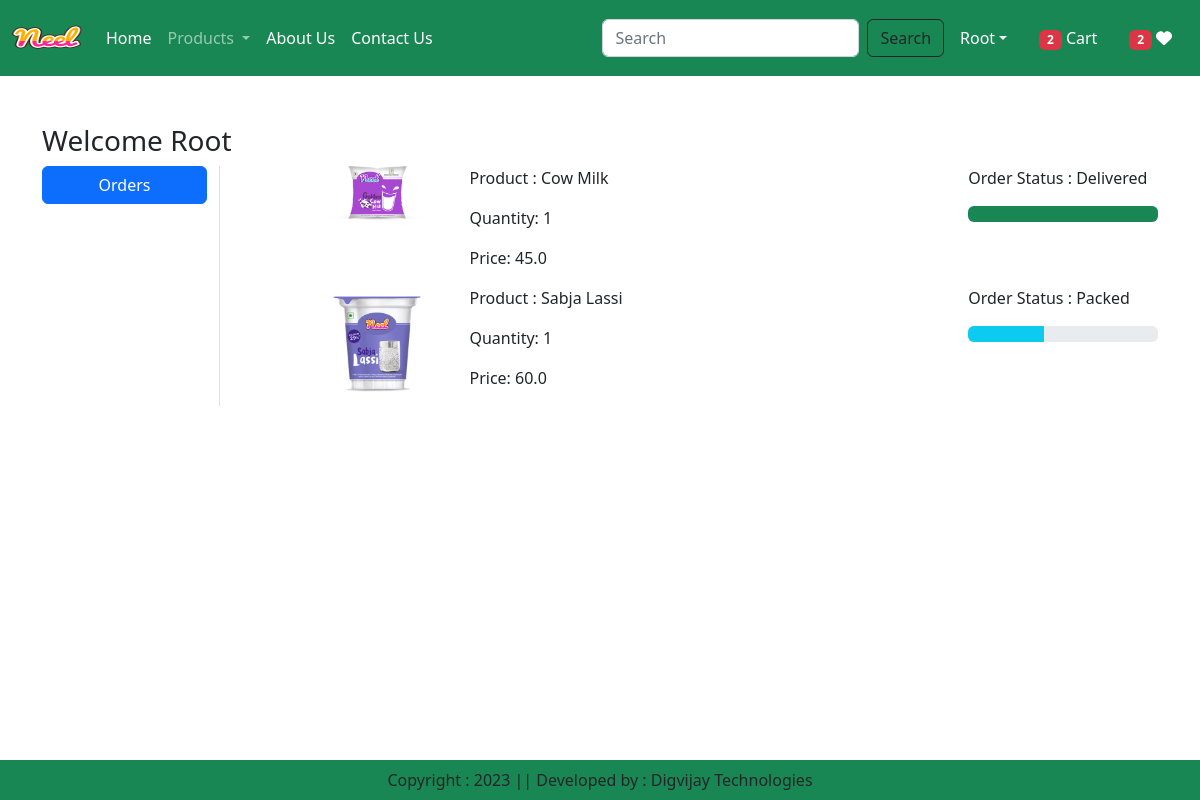
The page /orders/ (signed in) on the database as committed earlier.
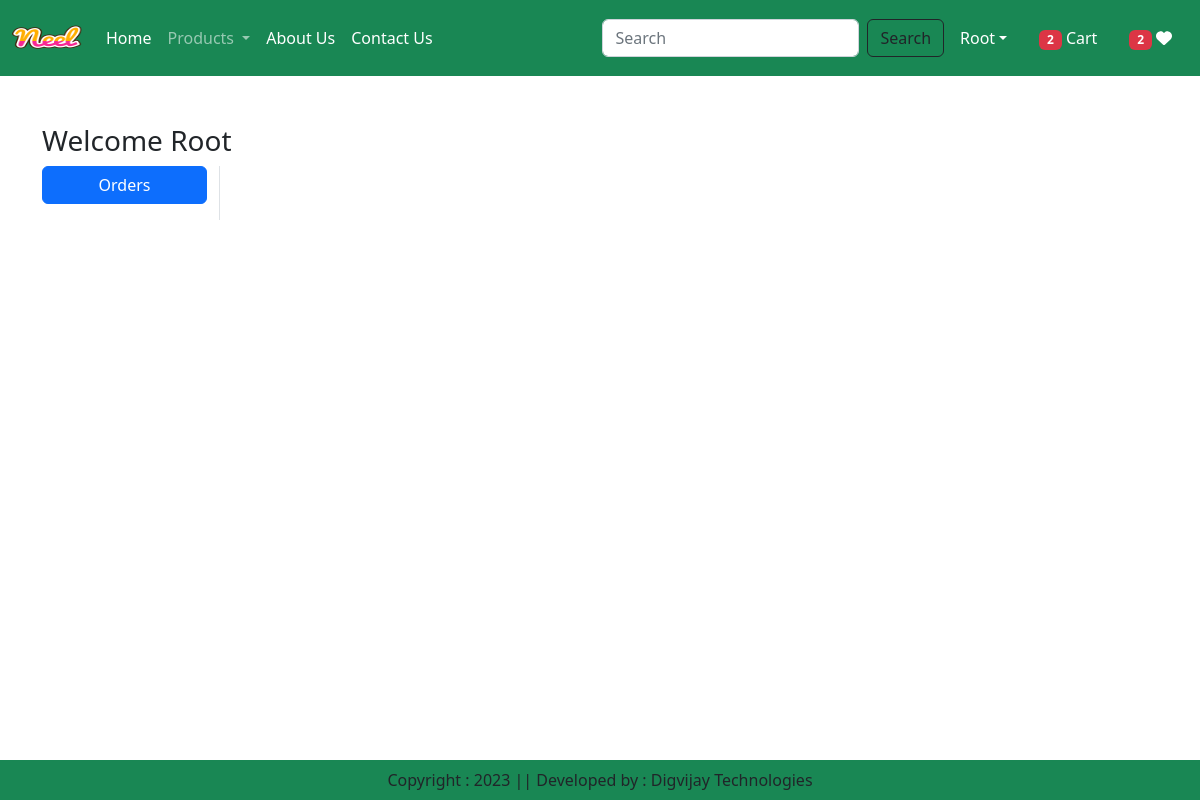
The same page on the database as committed later.
### app/models.py (models this page shows, shortened)
class OrderPlaced(models.Model):
    user = models.ForeignKey(User,on_delete=models.CASCADE)
    customer = models.ForeignKey(Customer,on_delete=models.CASCADE)
    product = models.ForeignKey(Product,on_delete=models.CASCADE)
    quantity = models.PositiveIntegerField(default=1)
    ordered_date = models.DateTimeField(auto_now_add=True)
    status = models.CharField(max_length=50,choices=STATUS_CHOICES, default='Pending')
    payment = models.ForeignKey(Payment,on_delete=models.CASCADE,default="")
    @property
    def total_cost(self):
        return self.quantity * self.product.discounted_price

class Product(models.Model):
    title = models.CharField(max_length=100)
    selling_price = models.FloatField()
    discounted_price = models.FloatField()
    description = models.TextField()
    composition = models.TextField(default='')
    prodapp = models.TextField(default='')
    category = models.CharField(choices=CATEGORY_CHOICES, max_length=2)
    product_image = models.ImageField(upload_to='product')

### app/views.py (the view)
# urls.py: path('orders/', views.orders, name='orders'),
@login_required
def orders(request):
    totalitem = 0
    wishitem=0
    if request.user.is_authenticated:
        totalitem = len(Cart.objects.filter(user=request.user))
        wishitem = len(Wishlist.objects.filter(user=request.user))
    order_placed=OrderPlaced.objects.filter(user=request.user)
    return render(request, 'app/orders.html',locals())

### app/templates/app/orders.html (shortened to what this page needs)
{% extends 'app/base.html' %}
{% load static %}
{% block main-content %}
<div class="container my-5">
 <div class="row">
 <h3>Welcome <span class="text-capitalize">{{request.user}}</span></h3>
  <div class="col-sm-2 border-end">
   <ul class="list-unstyled">
    <li class="d-grid"><a href="{% url 'orders' %}" class="btn btn-primary">Orders</a></li>
   </ul>
  </div>
    <div class="col-sm-9 offset-sm-1">
        {% for op in order_placed %}
        <div class="row">
            <div class="col-sm-2">
                <img src="{{op.product.product_image.url}}" class="img-fluid" height="100" width="100"/>
            </div>
            <div class="col-sm-7">
                <p>Product : {{op.product.title}}</p>
                <p>Quantity: {{op.quantity}}</p>
                <p>Price: {{op.total_cost}}
            </div>
            <div class="col-sm-3">
                <p> Order Status : {{op.status}} </p>
                {% if op.status == 'Packed' %}
                <div class="progress">
                    <div class="progress-bar bg-info" role="progressbar" style="width: 40%" aria-valuenow="40" aria-valuemin="0" aria-valuemax="100"></div>
                </div>
                {% endif %}
                {% if op.status == 'Delivered' %}
                <div class="progress">
                    <div class="progress-bar bg-success" role="progressbar" style="width: 100%" aria-valuenow="100" aria-valuemin="0" aria-valuemax="100"></div>
                </div>
                {% endif %}
            </div>
        </div>
        {% endfor %}
    </div>
 </div>
</div>
{% endblock main-content %}

Rows that differ between the two databases and show on the page:
removed OrderPlaced: product.product_image (picture), product "Cow Milk", quantity "1", total_cost "45.0", status "Delivered"
removed OrderPlaced: product.product_image (picture), product "Sabja Lassi", quantity "1", total_cost "60.0", status "Packed"
